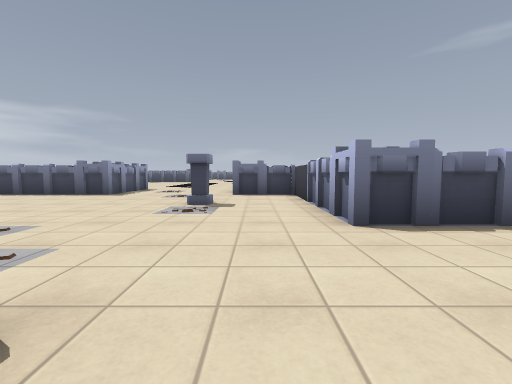
View 1 (above)

21 first-person views from a walk through a level from a Godot 3-D game. The camera is 1.2 m above the floor, tilts 4° down and sees 90° across. The floor is counted in squares, 1.8 m on a side. Each view is taken from the middle of a square. On the plan, view 1 faces up. The plan holds only what a view shows up to about 9 squares ahead; the rest is blank. Some surface patterns are stand-ins.

View 2
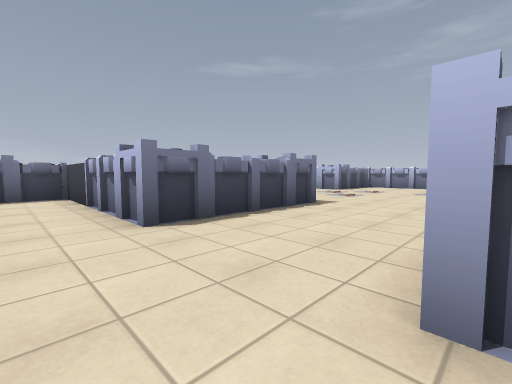

View 3
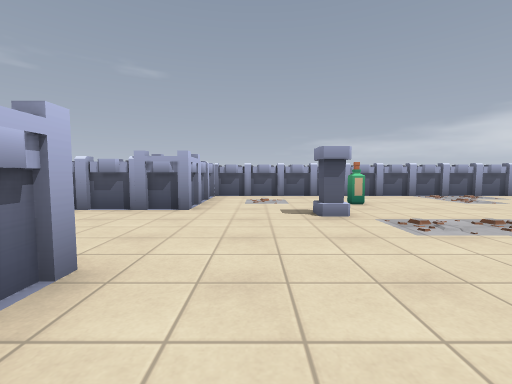

View 4
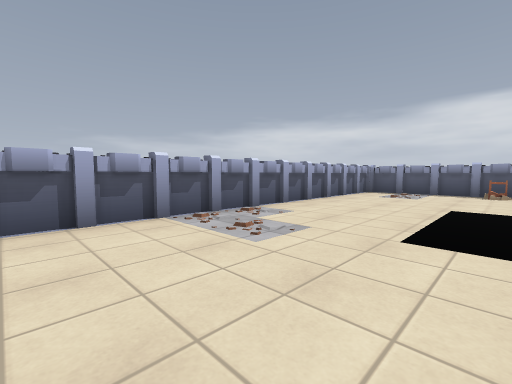

View 5
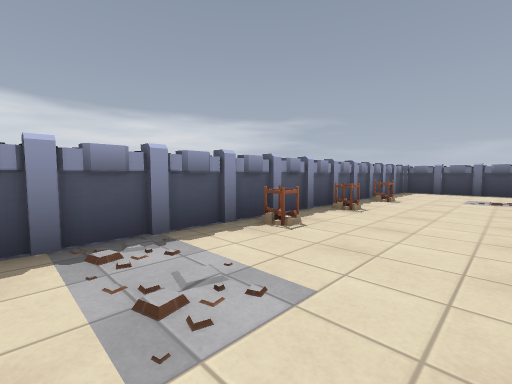

View 6
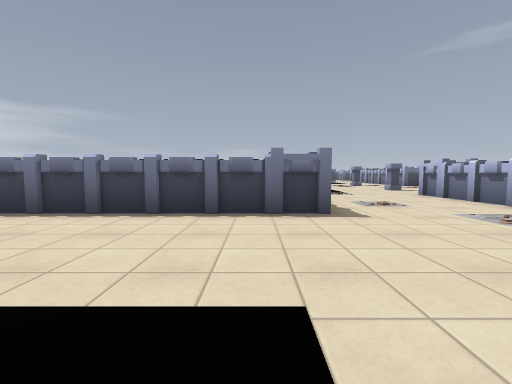

View 7
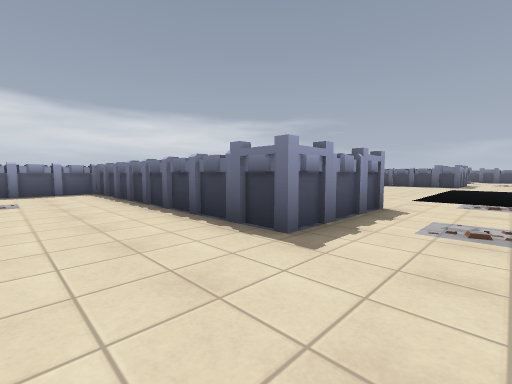

View 8
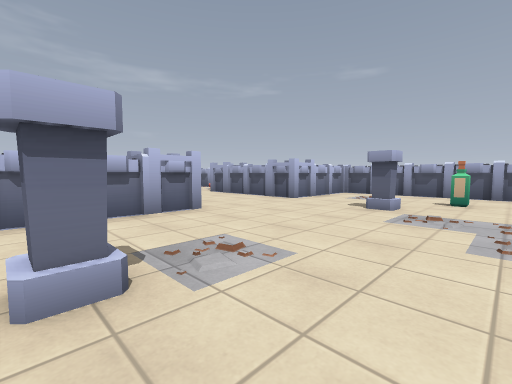

View 9
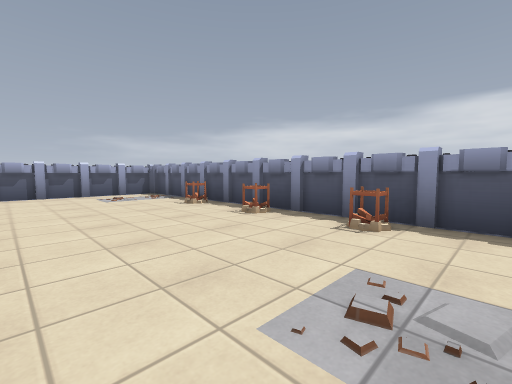

View 10
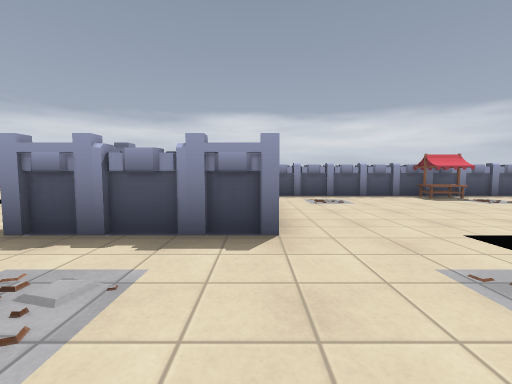

View 11
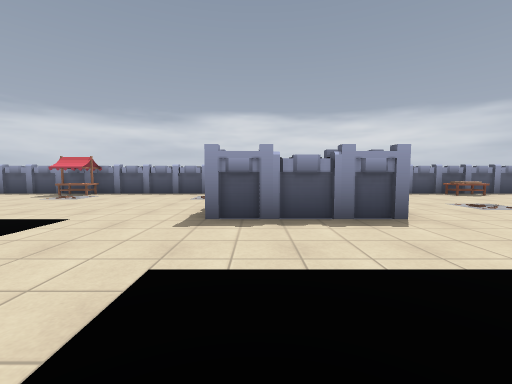

View 12
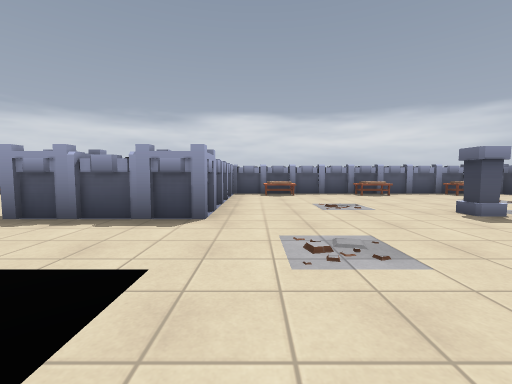

View 13
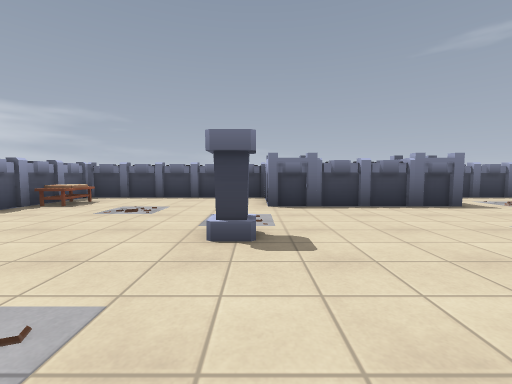

View 14
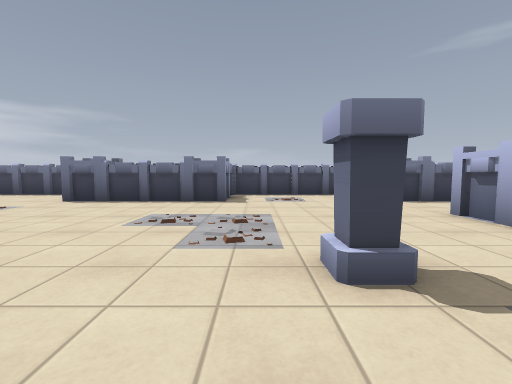

View 15
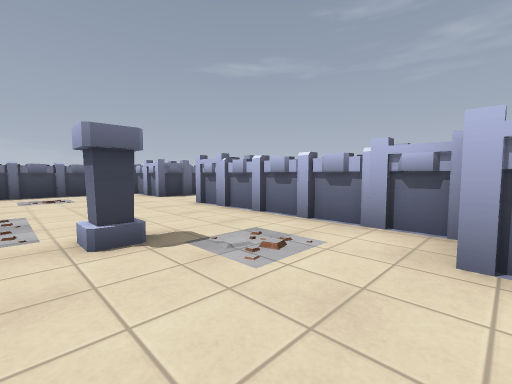

View 16
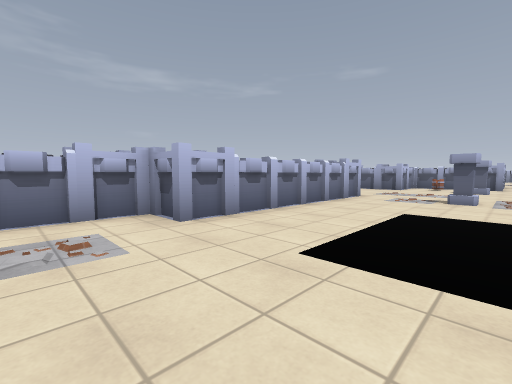

View 17
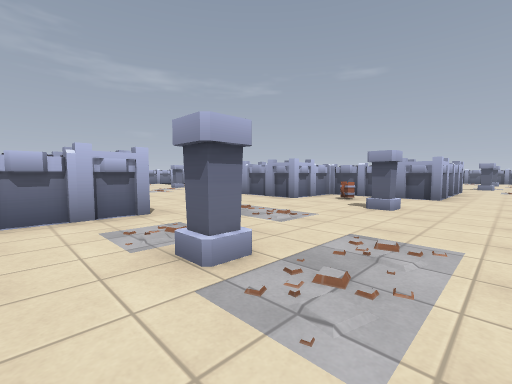

View 18
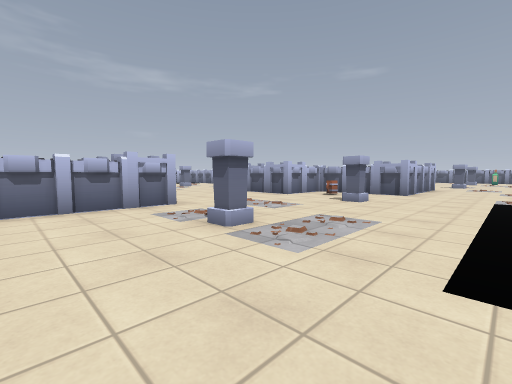

View 19
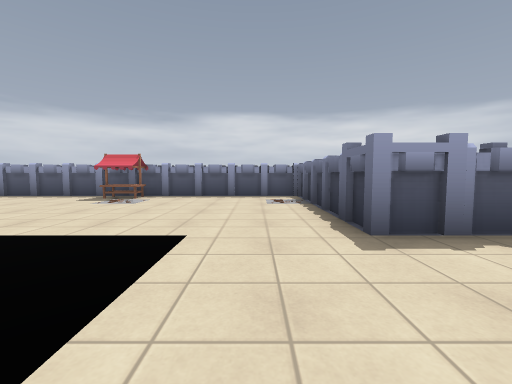

View 20
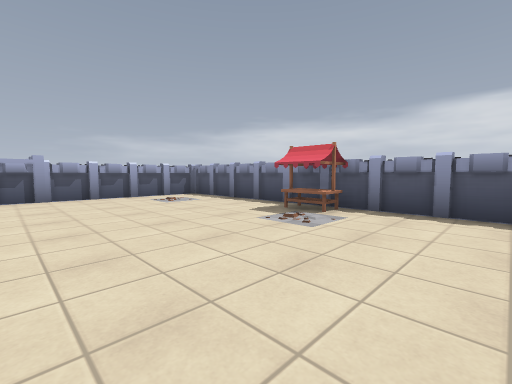

View 21
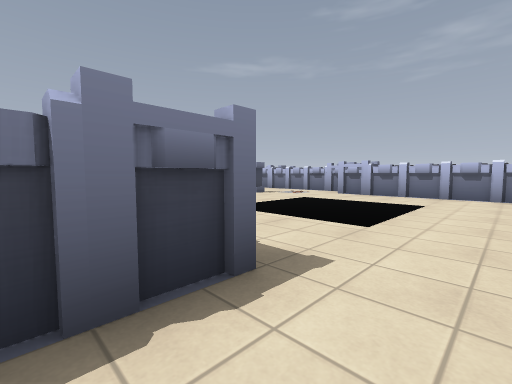

### Floor plan
Points are (right, up) in squares from view 1. A wall is a line through its corners. A room is listed if a view was taken in it or the views show most of it. See-through windows are left out.
Room 1 (views 1, 2, 3, 4, 5, 6, 7, 8, 9, 10)
walls: (1.3, 5.5) (1.3, 8.3) (-0.8, 8.3); (-0.7, 9) (-0.7, 12.1); (-4.8, 11.2) (-4.8, 8.3) (-12.8, 8.3) (-12.8, -2.8) (1.3, -2.8) (1.3, 0.2) (4, 0.2); (5.4, 3.2) (1.3, 3.2) (1.3, 5.4)
ways out: opening at (-3, 11) to room 2; opening at (5.5, 1.5)
objects: other object (-12, 1); other object (-12, 3); other object (-12, 5); other object (-2, -1); column (-1, 1); column (-1, 6)
Room 2 (views 11, 12, 13, 14, 15, 16, 17, 18, 19, 20, 21)
walls: (-5.9, 24.3) (-4.8, 24.3) (-4.8, 21.2) (-9.5, 21.2); (-6.9, 24.3) (-6.4, 24.3); (2.3, 18.1) (2.3, 24.3) (3.4, 24.3) (3.4, 29.2); (-9.8, 21.4) (-9.8, 11.2) (-4.8, 11.2); (-9.8, 16.7) (-8.6, 16.7) (-8.6, 15.8) (-9.6, 15.8); (-9.8, 15.9) (-8.8, 15.9); (-0.6, 31.3) (-4.8, 31.3); (-0.7, 12.1) (0.6, 12.1); (0.9, 12.1) (2.3, 12.1) (2.3, 14.2) (4.5, 14.2); (-4.8, 33.3) (-5.2, 33.3); (3.4, 31.6) (3.4, 32.4); (-6.1, 33.3) (-9.8, 33.3) (-9.8, 24.2); (4.9, 31.3) (3.2, 31.3); (3.4, 32.5) (3.4, 33.2); (2.6, 33.3) (-0.8, 33.3)
low walls: (-8.9, 26.2) (-8.9, 25.2); (-8.9, 16.8) (-8.9, 15.8); (-8.9, 29.2) (-8.9, 28.2); (-8.9, 32.2) (-8.9, 31.3) (-9.6, 31.3)
ways out: opening at (-3, 11) to room 1; opening at (4, 30); opening at (5, 16)
objects: column (-5, 29); column (0, 15); column (0, 19); mug (1, 13); column (1, 27)

Where each view was taken, in squares from view 1:
view 1: 0 up, 0 right, facing up
view 2: 0 up, 0 right, facing up-right
view 3: 5 up, 0 right, facing down
view 4: 1 up, 3 left, facing down-left
view 5: 2 down, 10 left, facing up-left
view 6: 4 up, 6 left, facing up
view 7: 6 up, 3 left, facing up-left
view 8: 6 up, 3 left, facing down-right
view 9: 6 up, 9 left, facing down-left
view 10: 11 up, 2 left, facing left
view 11: 22 up, 1 left, facing left
view 12: 25 up, 1 left, facing left
view 13: 26 up, 5 left, facing up
view 14: 25 up, 0 right, facing up
view 15: 24 up, 0 right, facing up-right
view 16: 26 up, 1 left, facing down-right
view 17: 20 up, 2 left, facing down-right
view 18: 21 up, 3 left, facing down-right
view 19: 20 up, 2 left, facing left
view 20: 19 up, 5 left, facing down-left
view 21: 20 up, 6 left, facing up-right
